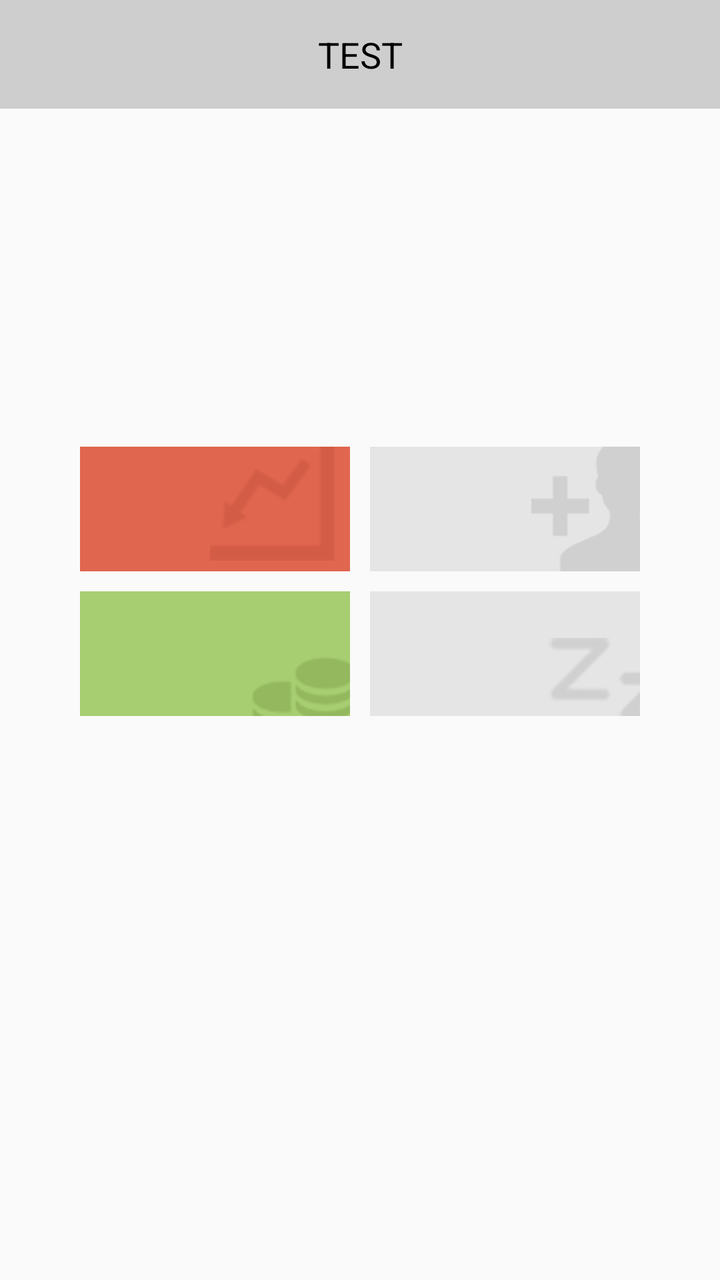
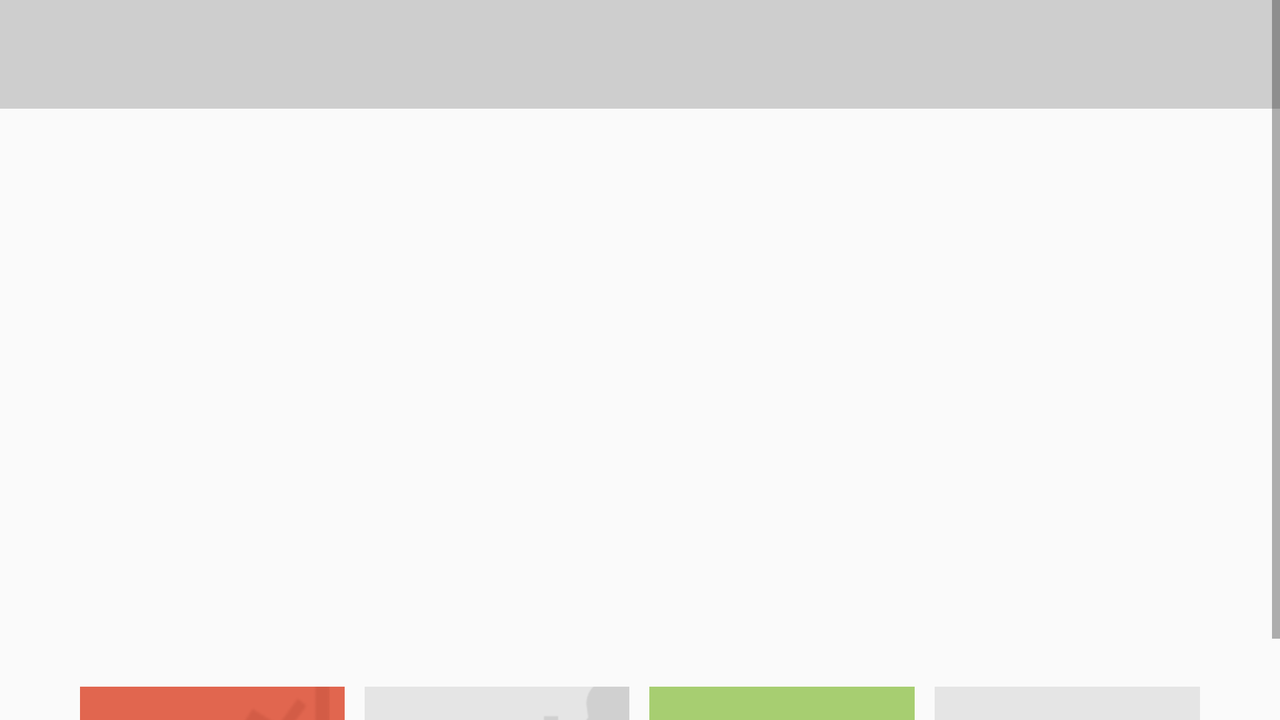

First picture: res/layout/ on a phone held upright. Second picture: the repository's own variant of that layout, on a device whose configuration matches the variant's folder. Source for both follows.
<!-- AndroidManifest.xml: application theme MyCustomTheme -->
<!-- res/layout/header_event.xml -->
<?xml version="1.0" encoding="utf-8"?>
<LinearLayout
    android:layout_width="match_parent"
    android:layout_height="match_parent"
    xmlns:android="http://schemas.android.com/apk/res/android" >

    <ScrollView
        android:layout_width="wrap_content"
        android:layout_height="wrap_content"
        android:id="@+id/scroll">


        <LinearLayout
            android:layout_width="fill_parent"
            android:layout_height="fill_parent"
            android:layout_marginBottom="20dp"
            android:orientation="vertical">

            
            <TextView
                style="@style/titlesPages"
                android:id="@+id/title"
                android:text="test"
                android:textAllCaps="true"
                />
            

            
            
            


            <ImageView
                android:layout_width="match_parent"
                android:layout_height="100dp"
                android:layout_marginTop="10dp"
                android:layout_marginBottom="10dp"
                android:layout_marginLeft="10dp"
                android:layout_marginRight="10dp"
                android:gravity="center"
                android:scaleType="centerCrop"
                android:id="@+id/image"
                />


            <TextView
                android:layout_width="match_parent"
                android:layout_height="wrap_content"
                android:layout_gravity="center_vertical|right"
                android:id="@+id/descr_event"
                android:layout_marginLeft="10dp"
                android:layout_marginRight="10dp"
                android:layout_marginBottom="30dp"/>



            <LinearLayout
                android:layout_width="match_parent"
                android:layout_height="wrap_content"
                android:orientation="horizontal"
                android:layout_marginRight="10dp"
                android:layout_marginLeft="10dp">
                
                <RelativeLayout
                    android:layout_width="0dp"
                    android:layout_height="wrap_content"
                    android:layout_weight="1"
                    android:paddingLeft="30dp"
                    android:paddingRight="30dp"
                    >

                    <LinearLayout
                        android:layout_width="match_parent"
                        android:layout_height="wrap_content"
                        android:id="@+id/grid_top">
                        <TextView
                            android:id="@+id/expense"
                            android:layout_width="0dp"
                            android:layout_height="fill_parent"
                            android:layout_weight="1"
                            android:textSize="13dp"
                            android:gravity="center"
                            android:textStyle="bold"
                            android:textColor="@color/white"
                            android:background="@drawable/expense_bg"
                            />
                        <TextView
                            android:id="@+id/guests"
                            android:layout_width="0dp"
                            android:layout_height="fill_parent"
                            android:layout_weight="1"
                            android:textSize="13dp"
                            android:gravity="center"
                            android:layout_marginLeft="10dp"
                            android:textStyle="bold"
                            android:background="@drawable/guest_bg"
                            />

                    </LinearLayout>
                    <LinearLayout
                        android:layout_width="match_parent"
                        android:layout_height="wrap_content"
                        android:layout_below="@+id/grid_top"
                        android:layout_marginTop="10dp"
                        >
                        <TextView
                            android:id="@+id/inflow"
                            android:layout_width="0dp"
                            android:layout_height="fill_parent"
                            android:layout_weight="1"
                            android:textSize="13dp"
                            android:gravity="center"
                            android:textStyle="bold"
                            android:textColor="@color/white"
                            android:background="@drawable/inflow_bg"
                            />
                        <TextView
                            android:id="@+id/dodos"
                            android:layout_width="0dp"
                            android:layout_height="fill_parent"
                            android:layout_weight="1"
                            android:textSize="13dp"
                            android:gravity="center"
                            android:layout_marginLeft="10dp"
                            android:textStyle="bold"
                            android:background="@drawable/dodos_bg"
                            />

                    </LinearLayout>

                </RelativeLayout>

            </LinearLayout>
        </LinearLayout>
    </ScrollView>
</LinearLayout>
<!-- resources referenced by this layout -->
<resources>
  <color name="white">#FFF</color>
  <!-- drawable dodos_bg: png bitmap (drawable-xxhdpi, 3705 bytes) -->
  <!-- drawable expense_bg: png bitmap (drawable-xxhdpi, 5279 bytes) -->
  <!-- drawable guest_bg: png bitmap (drawable-xxhdpi, 2947 bytes) -->
  <!-- drawable inflow_bg: png bitmap (drawable-xxhdpi, 5625 bytes) -->
  <style name="titlesPages">
          <item name="android:layout_height">wrap_content</item>
          <item name="android:layout_width">fill_parent</item>
          <item name="android:background">@color/titleColor</item>
          <item name="android:textColor">@color/black</item>
          <item name="android:textSize">18sp</item>
          <item name="android:paddingTop">15dp</item>
          <item name="android:paddingBottom">15dp</item>
          <item name="android:gravity">center</item>
      </style>
  <style name="MyCustomTheme" parent="@style/Theme.AppCompat.Light">
          <item name="android:actionBarStyle">@style/MyActionBarTheme</item>
      </style>
  <color name="titleColor">#ffcecece</color>
  <color name="black">#000</color>
  <style name="MyActionBarTheme" parent="@android:style/Widget.Holo.ActionBar">
          <item name="android:background">@color/darkGrey</item>
          <item name="android:shadowColor">@color/black</item>
          <item name="android:displayOptions">showHome|useLogo</item>
      </style>
</resources>
<!-- res/layout-land/header_event.xml (the author's variant of the layout above) -->
<!-- drawn on the phone turned sideways -->
<?xml version="1.0" encoding="utf-8"?>
<LinearLayout
    android:layout_width="match_parent"
    android:layout_height="match_parent"
    xmlns:android="http://schemas.android.com/apk/res/android" >

    <ScrollView
        android:layout_width="wrap_content"
        android:layout_height="wrap_content">


        <LinearLayout
            android:layout_width="match_parent"
            android:layout_height="match_parent"
            android:orientation="vertical">

            
            <TextView
                style="@style/titlesPages"
                android:id="@+id/title"
                />
            

            <ImageView
                android:layout_width="match_parent"
                android:layout_height="200dp"
                android:layout_marginTop="30dp"
                android:layout_marginBottom="10dp"
                android:layout_marginLeft="10dp"
                android:layout_marginRight="10dp"
                android:gravity="center"
                android:scaleType="centerCrop"
                android:id="@+id/image"
                />


            <TextView
                android:layout_width="match_parent"
                android:layout_height="wrap_content"
                android:layout_gravity="center_vertical|right"
                android:id="@+id/descr_event"
                android:layout_marginLeft="10dp"
                android:layout_marginRight="10dp"
                android:layout_marginBottom="30dp"/>



            <LinearLayout
                android:layout_width="match_parent"
                android:layout_height="wrap_content"
                android:orientation="horizontal"
                android:layout_marginRight="10dp"
                android:layout_marginLeft="10dp">
                
                <RelativeLayout
                    android:layout_width="0dp"
                    android:layout_height="wrap_content"
                    android:layout_weight="1"
                    android:paddingLeft="30dp"
                    android:paddingRight="30dp"
                    >

                    <LinearLayout
                        android:layout_width="match_parent"
                        android:layout_height="wrap_content"
                        android:id="@+id/grid_top">
                        <TextView
                            android:id="@+id/expense"
                            android:layout_width="0dp"
                            android:layout_height="fill_parent"
                            android:layout_weight="1"
                            android:textSize="13dp"
                            android:gravity="center"
                            android:textStyle="bold"
                            android:textColor="@color/white"
                            android:background="@drawable/expense_bg"
                            />
                        <TextView
                            android:id="@+id/guests"
                            android:layout_width="0dp"
                            android:layout_height="fill_parent"
                            android:layout_weight="1"
                            android:textSize="13dp"
                            android:gravity="center"
                            android:layout_marginLeft="10dp"
                            android:textStyle="bold"
                            android:background="@drawable/guest_bg"
                            />

                        <TextView
                            android:id="@+id/inflow"
                            android:layout_width="0dp"
                            android:layout_height="fill_parent"
                            android:layout_weight="1"
                            android:textSize="13dp"
                            android:gravity="center"
                            android:textStyle="bold"
                            android:layout_marginLeft="10dp"
                            android:textColor="@color/white"
                            android:background="@drawable/inflow_bg"
                            />
                        <TextView
                            android:id="@+id/dodos"
                            android:layout_width="0dp"
                            android:layout_height="fill_parent"
                            android:layout_weight="1"
                            android:textSize="13dp"
                            android:gravity="center"
                            android:layout_marginLeft="10dp"
                            android:textStyle="bold"
                            android:background="@drawable/dodos_bg"
                            />

                    </LinearLayout>

                </RelativeLayout>

            </LinearLayout>
        </LinearLayout>
    </ScrollView>


</LinearLayout>
